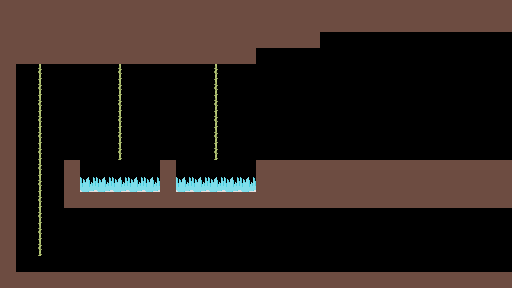

Tiled map render using the project's own tile images. Description and the whole map definition, tile-layer contents included, below:
An orthogonal 32x18 tile map with 16x16 px tiles, 3 tile layers (collision, ladder, spike).

<map version="1.0" orientation="orthogonal" renderorder="right-down" width="32" height="18" tilewidth="16" tileheight="16" nextobjectid="1">
 <tileset firstgid="1" name="tiles" tilewidth="16" tileheight="16" tilecount="3" columns="0">
  <tile id="0">
   <image width="16" height="16" source="wood.png" />
  </tile>
  <tile id="1">
   <image width="16" height="16" source="vine.png" />
  </tile>
  <tile id="2">
   <image width="16" height="16" source="spikes.png" />
  </tile>
 </tileset>
 <layer name="collision" width="32" height="18">
  <data encoding="csv">
1,1,1,1,1,1,1,1,1,1,1,1,1,1,1,1,1,1,1,1,1,1,1,1,1,1,1,1,1,1,1,1,
1,1,1,1,1,1,1,1,1,1,1,1,1,1,1,1,1,1,1,1,1,1,1,1,1,1,1,1,1,1,1,1,
1,1,1,1,1,1,1,1,1,1,1,1,1,1,1,1,1,1,1,1,0,0,0,0,0,0,0,0,0,0,0,0,
1,1,1,1,1,1,1,1,1,1,1,1,1,1,1,1,0,0,0,0,0,0,0,0,0,0,0,0,0,0,0,0,
1,0,0,0,0,0,0,0,0,0,0,0,0,0,0,0,0,0,0,0,0,0,0,0,0,0,0,0,0,0,0,0,
1,0,0,0,0,0,0,0,0,0,0,0,0,0,0,0,0,0,0,0,0,0,0,0,0,0,0,0,0,0,0,0,
1,0,0,0,0,0,0,0,0,0,0,0,0,0,0,0,0,0,0,0,0,0,0,0,0,0,0,0,0,0,0,0,
1,0,0,0,0,0,0,0,0,0,0,0,0,0,0,0,0,0,0,0,0,0,0,0,0,0,0,0,0,0,0,0,
1,0,0,0,0,0,0,0,0,0,0,0,0,0,0,0,0,0,0,0,0,0,0,0,0,0,0,0,0,0,0,0,
1,0,0,0,0,0,0,0,0,0,0,0,0,0,0,0,0,0,0,0,0,0,0,0,0,0,0,0,0,0,0,0,
1,0,0,0,1,0,0,0,0,0,1,0,0,0,0,0,1,1,1,1,1,1,1,1,1,1,1,1,1,1,1,1,
1,0,0,0,1,0,0,0,0,0,1,0,0,0,0,0,1,1,1,1,1,1,1,1,1,1,1,1,1,1,1,1,
1,0,0,0,1,1,1,1,1,1,1,1,1,1,1,1,1,1,1,1,1,1,1,1,1,1,1,1,1,1,1,1,
1,0,0,0,0,0,0,0,0,0,0,0,0,0,0,0,0,0,0,0,0,0,0,0,0,0,0,0,0,0,0,0,
1,0,0,0,0,0,0,0,0,0,0,0,0,0,0,0,0,0,0,0,0,0,0,0,0,0,0,0,0,0,0,0,
1,0,0,0,0,0,0,0,0,0,0,0,0,0,0,0,0,0,0,0,0,0,0,0,0,0,0,0,0,0,0,0,
1,0,0,0,0,0,0,0,0,0,0,0,0,0,0,0,0,0,0,0,0,0,0,0,0,0,0,0,0,0,0,0,
1,1,1,1,1,1,1,1,1,1,1,1,1,1,1,1,1,1,1,1,1,1,1,1,1,1,1,1,1,1,1,1
</data>
 </layer>
 <layer name="ladder" width="32" height="18">
  <data encoding="csv">
0,0,0,0,0,0,0,0,0,0,0,0,0,0,0,0,0,0,0,0,0,0,0,0,0,0,0,0,0,0,0,0,
0,0,0,0,0,0,0,0,0,0,0,0,0,0,0,0,0,0,0,0,0,0,0,0,0,0,0,0,0,0,0,0,
0,0,0,0,0,0,0,0,0,0,0,0,0,0,0,0,0,0,0,0,0,0,0,0,0,0,0,0,0,0,0,0,
0,0,0,0,0,0,0,0,0,0,0,0,0,0,0,0,0,0,0,0,0,0,0,0,0,0,0,0,0,0,0,0,
0,0,2,0,0,0,0,2,0,0,0,0,0,2,0,0,0,0,0,0,0,0,0,0,0,0,0,0,0,0,0,0,
0,0,2,0,0,0,0,2,0,0,0,0,0,2,0,0,0,0,0,0,0,0,0,0,0,0,0,0,0,0,0,0,
0,0,2,0,0,0,0,2,0,0,0,0,0,2,0,0,0,0,0,0,0,0,0,0,0,0,0,0,0,0,0,0,
0,0,2,0,0,0,0,2,0,0,0,0,0,2,0,0,0,0,0,0,0,0,0,0,0,0,0,0,0,0,0,0,
0,0,2,0,0,0,0,2,0,0,0,0,0,2,0,0,0,0,0,0,0,0,0,0,0,0,0,0,0,0,0,0,
0,0,2,0,0,0,0,2,0,0,0,0,0,2,0,0,0,0,0,0,0,0,0,0,0,0,0,0,0,0,0,0,
0,0,2,0,0,0,0,0,0,0,0,0,0,0,0,0,0,0,0,0,0,0,0,0,0,0,0,0,0,0,0,0,
0,0,2,0,0,0,0,0,0,0,0,0,0,0,0,0,0,0,0,0,0,0,0,0,0,0,0,0,0,0,0,0,
0,0,2,0,0,0,0,0,0,0,0,0,0,0,0,0,0,0,0,0,0,0,0,0,0,0,0,0,0,0,0,0,
0,0,2,0,0,0,0,0,0,0,0,0,0,0,0,0,0,0,0,0,0,0,0,0,0,0,0,0,0,0,0,0,
0,0,2,0,0,0,0,0,0,0,0,0,0,0,0,0,0,0,0,0,0,0,0,0,0,0,0,0,0,0,0,0,
0,0,2,0,0,0,0,0,0,0,0,0,0,0,0,0,0,0,0,0,0,0,0,0,0,0,0,0,0,0,0,0,
0,0,0,0,0,0,0,0,0,0,0,0,0,0,0,0,0,0,0,0,0,0,0,0,0,0,0,0,0,0,0,0,
0,0,0,0,0,0,0,0,0,0,0,0,0,0,0,0,0,0,0,0,0,0,0,0,0,0,0,0,0,0,0,0
</data>
 </layer>
 <layer name="spike" width="32" height="18">
  <data encoding="csv">
0,0,0,0,0,0,0,0,0,0,0,0,0,0,0,0,0,0,0,0,0,0,0,0,0,0,0,0,0,0,0,0,
0,0,0,0,0,0,0,0,0,0,0,0,0,0,0,0,0,0,0,0,0,0,0,0,0,0,0,0,0,0,0,0,
0,0,0,0,0,0,0,0,0,0,0,0,0,0,0,0,0,0,0,0,0,0,0,0,0,0,0,0,0,0,0,0,
0,0,0,0,0,0,0,0,0,0,0,0,0,0,0,0,0,0,0,0,0,0,0,0,0,0,0,0,0,0,0,0,
0,0,0,0,0,0,0,0,0,0,0,0,0,0,0,0,0,0,0,0,0,0,0,0,0,0,0,0,0,0,0,0,
0,0,0,0,0,0,0,0,0,0,0,0,0,0,0,0,0,0,0,0,0,0,0,0,0,0,0,0,0,0,0,0,
0,0,0,0,0,0,0,0,0,0,0,0,0,0,0,0,0,0,0,0,0,0,0,0,0,0,0,0,0,0,0,0,
0,0,0,0,0,0,0,0,0,0,0,0,0,0,0,0,0,0,0,0,0,0,0,0,0,0,0,0,0,0,0,0,
0,0,0,0,0,0,0,0,0,0,0,0,0,0,0,0,0,0,0,0,0,0,0,0,0,0,0,0,0,0,0,0,
0,0,0,0,0,0,0,0,0,0,0,0,0,0,0,0,0,0,0,0,0,0,0,0,0,0,0,0,0,0,0,0,
0,0,0,0,0,0,0,0,0,0,0,0,0,0,0,0,0,0,0,0,0,0,0,0,0,0,0,0,0,0,0,0,
0,0,0,0,0,3,3,3,3,3,0,3,3,3,3,3,0,0,0,0,0,0,0,0,0,0,0,0,0,0,0,0,
0,0,0,0,0,0,0,0,0,0,0,0,0,0,0,0,0,0,0,0,0,0,0,0,0,0,0,0,0,0,0,0,
0,0,0,0,0,0,0,0,0,0,0,0,0,0,0,0,0,0,0,0,0,0,0,0,0,0,0,0,0,0,0,0,
0,0,0,0,0,0,0,0,0,0,0,0,0,0,0,0,0,0,0,0,0,0,0,0,0,0,0,0,0,0,0,0,
0,0,0,0,0,0,0,0,0,0,0,0,0,0,0,0,0,0,0,0,0,0,0,0,0,0,0,0,0,0,0,0,
0,0,0,0,0,0,0,0,0,0,0,0,0,0,0,0,0,0,0,0,0,0,0,0,0,0,0,0,0,0,0,0,
0,0,0,0,0,0,0,0,0,0,0,0,0,0,0,0,0,0,0,0,0,0,0,0,0,0,0,0,0,0,0,0
</data>
 </layer>
</map>
